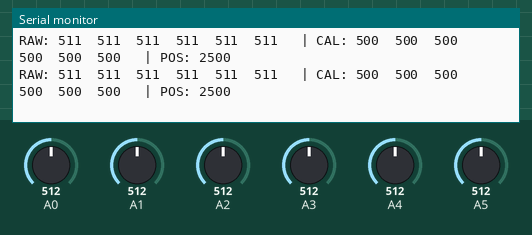
A sketch run on a simulated Arduino Uno, built with avr-gcc and run on an emulated ATmega328P. Parts: the last lines printed to the serial monitor. The inputs (shaded band) are chosen by the test bench; at power-on: A1 = 512, A2 = 512, A0 = 512, A3 = 512, A4 = 512, A5 = 512.

Above: at 17.2 s.
17.3 s: A1 set to 114
At 17.51 s:
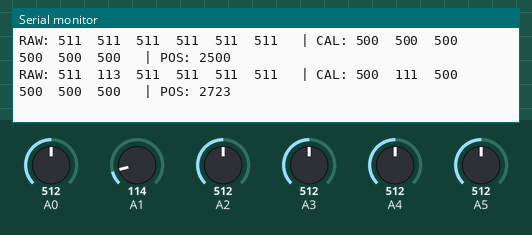
20.3 s: A1 set to 102
At 20.41 s:
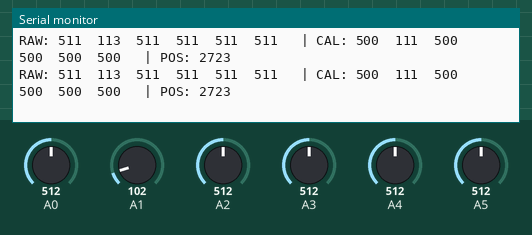
24.8 s: A2 set to 107
At 24.85 s:
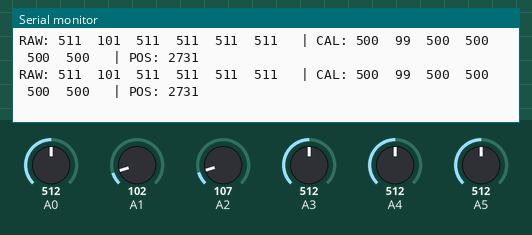
27.8 s: A2 set to 102
At 27.85 s:
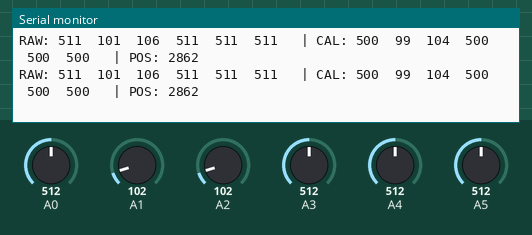
Timing chart, 0 to 30.3 s (numbered marks = the images above; inputs shaded):
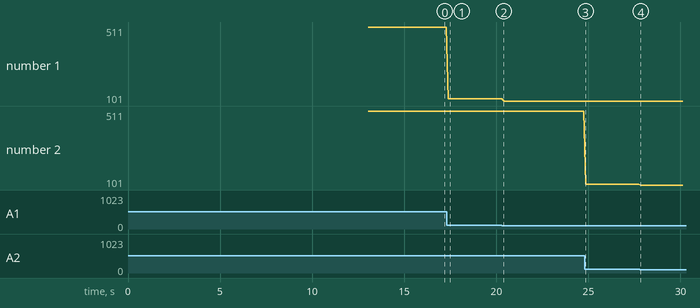

The sketch:

testsensor.ino
```cpp
#include <Arduino.h>
#include <QTRSensors.h>

QTRSensors qtr;

constexpr uint8_t SensorCount = 6;

uint16_t rawValues[SensorCount];
uint16_t calibratedValues[SensorCount];

void setup()
{
    Serial.begin(9600);

    qtr.setTypeAnalog();

    qtr.setSensorPins(
        (const uint8_t[]){
            A0, A1, A2, A3, A4, A5},
        SensorCount);

    Serial.println("Starting calibration...");
    Serial.println("Move sensors over black line and white surface");

    delay(1000);

    for (int i = 0; i < 400; i++)
    {
        qtr.calibrate();
        delay(5);
    }

    Serial.println("Calibration finished");
    Serial.println();
}

void loop()
{
    // Raw ADC values (0-1023)
    qtr.read(rawValues);

    // Calibrated values (0-1000)
    qtr.readCalibrated(calibratedValues);

    uint16_t position =
        qtr.readLineBlack(calibratedValues);

    Serial.print("RAW: ");

    for (uint8_t i = 0; i < SensorCount; i++)
    {
        Serial.print(rawValues[i]);
        Serial.print('\t');
    }

    Serial.print(" | CAL: ");

    for (uint8_t i = 0; i < SensorCount; i++)
    {
        Serial.print(calibratedValues[i]);
        Serial.print('\t');
    }

    Serial.print(" | POS: ");
    Serial.println(position);

    delay(100);
}
```

Measured:
- after the input at 17.3 s, the serial monitor: prints a new line after 0.09 s (image 1)
- plotted number 1: 511 → 113 after the input at 17.3 s, 113 → 101 after the input at 20.3 s
- plotted number 2: 511 → 106 after the input at 24.8 s
